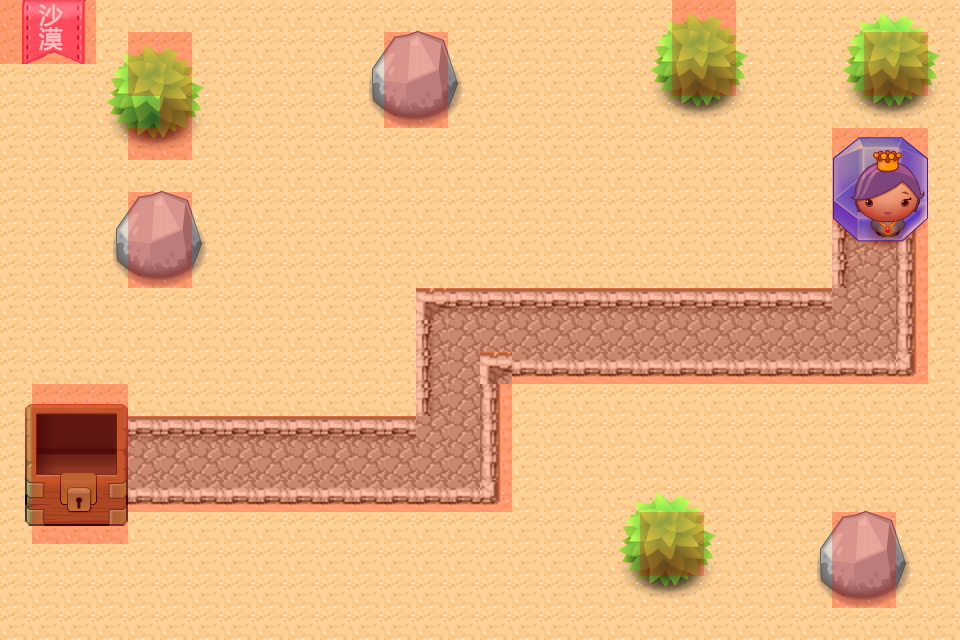

This game map was drawn from its Tiled (.tmx) file and the tilesets committed beside it. A one-line description and the trimmed map source follow:
An orthogonal 30x20 tile map with 32x32 px tiles, 2 tile layers (background, collidable), 2 tilesets and 5 objects (path1, path2, path3, path4, path5).

<map version="1.0" orientation="orthogonal" width="30" height="20" tilewidth="32" tileheight="32">
 <tileset firstgid="1" name="level1" tilewidth="32" tileheight="32">
  <image source="level1.png" width="960" height="640" />
 </tileset>
 <tileset firstgid="601" name="collidablesTileSet" tilewidth="32" tileheight="32">
  <image source="collidablesTileSet.png" width="192" height="64" />
  <tile id="0">
   <properties>
    <property name="collidable" value="true" />
   </properties>
  </tile>
 </tileset>
 <layer name="background" width="30" height="20">
  <data>[600 cells, 600 non-empty, 600 distinct tile ids]</data>
 </layer>
 <layer name="collidable" width="30" height="20">
  <data>[600 cells, 162 non-empty, 1 distinct tile ids]</data>
 </layer>
 <objectgroup name="pathObj" width="30" height="20">
  <object name="path1" x="80" y="461" />
  <object name="path2" x="458" y="461" />
  <object name="path3" x="458" y="335" />
  <object name="path4" x="877" y="335" />
  <object name="path5" x="884" y="224" />
 </objectgroup>
</map>
